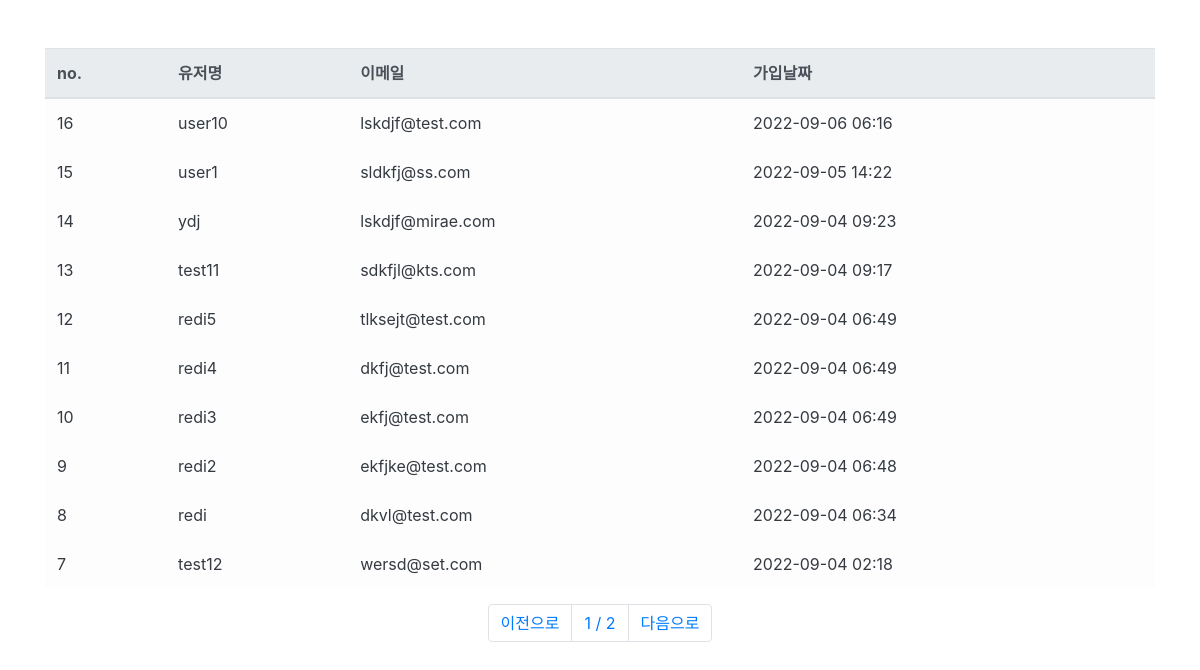
/users/ (signed in), run on the app's committed database.
### user/models.py (models this page shows, shortened)
class User(AbstractUser):
    register_date = models.DateTimeField(auto_now_add=True, verbose_name="등록날짜")
    class Meta:
        verbose_name = "사용자"
        verbose_name_plural = "사용자"

### user/views.py (the view)
# urls.py: path("users/", user_list_view, name="user_list"),
def user_list_view(request):
    if request.user.is_authenticated:
        page = int(request.GET.get("p", 1))
        users = User.objects.all().order_by("-id")
        paginator = Paginator(users, 10)
        users = paginator.get_page(page)
        return render(request, "users.html", {"users": users})
    else:
        return redirect("/")

### templates/users.html (shortened to what this page needs)
{% extends "base.html" %}
{% load bootstrap4 %}
{% block content %}
<div class="container">
<div class="row mt-5">
  <div class="col-12">
    <table class="table table-light">
      <thead class="thead-light">
        <tr>
          <th scope="col">no.</th>
          <th scope="col">유저명</th>
          <th scope="col">이메일</th>
          <th scope="col">가입날짜</th>
        </tr>
      </thead>
      <tbody class="text-dark">
        {% for user in users %}
        <tr>
          <td scope="row">{{ user.id }}</td>
          <td>{{ user.username }}</td>
          <td>{{ user.email }}</td>
          <td>{{ user.register_date|date:'Y-m-d H:i' }}</td>
        </tr>
        {% endfor %}
      </tbody>
    </table>
  </div>
</div>
<nav>
  <ul class="pagination justify-content-center">
    {% if users.has_previous %}
    <li class="page-item">
      <a class="page-link" href="?p={{ users.previous_page_number }}">이전으로</a>
    </li>
    {% else %}
    <li class="page-item">
      <a class="page-link" href="#">이전으로</a>
    </li>
    {% endif %}
    <li class="page-item">
      <a class="page-link" href="?p={{ users.number|add:1 }}">{{ users.number }} / {{ users.paginator.num_pages }}</a>
    </li>
    {% if users.has_next %}
    <li class="page-item">
      <a class="page-link" href="?p={{ users.next_page_number }}">다음으로</a>
    {% else %}
    <li class="page-item">
      <a class="page-link " href="#">다음으로</a>
    {% endif %}
    </li>
  </ul>
</nav>
</div>
{% endblock %}

### templates/base.html (shortened to what this page needs)
<!DOCTYPE html>
<html lang="en">
<head>
    <link rel="stylesheet" href="https://cdn.jsdelivr.net/npm/bootstrap@4.6.2/dist/css/bootstrap.min.css">
</head>
<body>
  {% block content %}
  {% endblock %}
</body>
</html>

### data on the page
User: id "16", username "user10", email "lskdjf@test.com", register_date "2022-09-06 06:16"
User: id "15", username "user1", email "sldkfj@ss.com", register_date "2022-09-05 14:22"
User: id "14", username "ydj", email "lskdjf@mirae.com", register_date "2022-09-04 09:23"
User: id "13", username "test11", email "sdkfjl@kts.com", register_date "2022-09-04 09:17"
User: id "12", username "redi5", email "tlksejt@test.com", register_date "2022-09-04 06:49"
User: id "11", username "redi4", email "dkfj@test.com", register_date "2022-09-04 06:49"
User: id "10", username "redi3", email "ekfj@test.com", register_date "2022-09-04 06:49"
User: id "9", username "redi2", email "ekfjke@test.com", register_date "2022-09-04 06:48"
User: id "8", username "redi", email "dkvl@test.com", register_date "2022-09-04 06:34"
User: id "7", username "test12", email "wersd@set.com", register_date "2022-09-04 02:18"

### other printed values
{{ users.number }} "1"
{{ users.paginator.num_pages }} "2"
